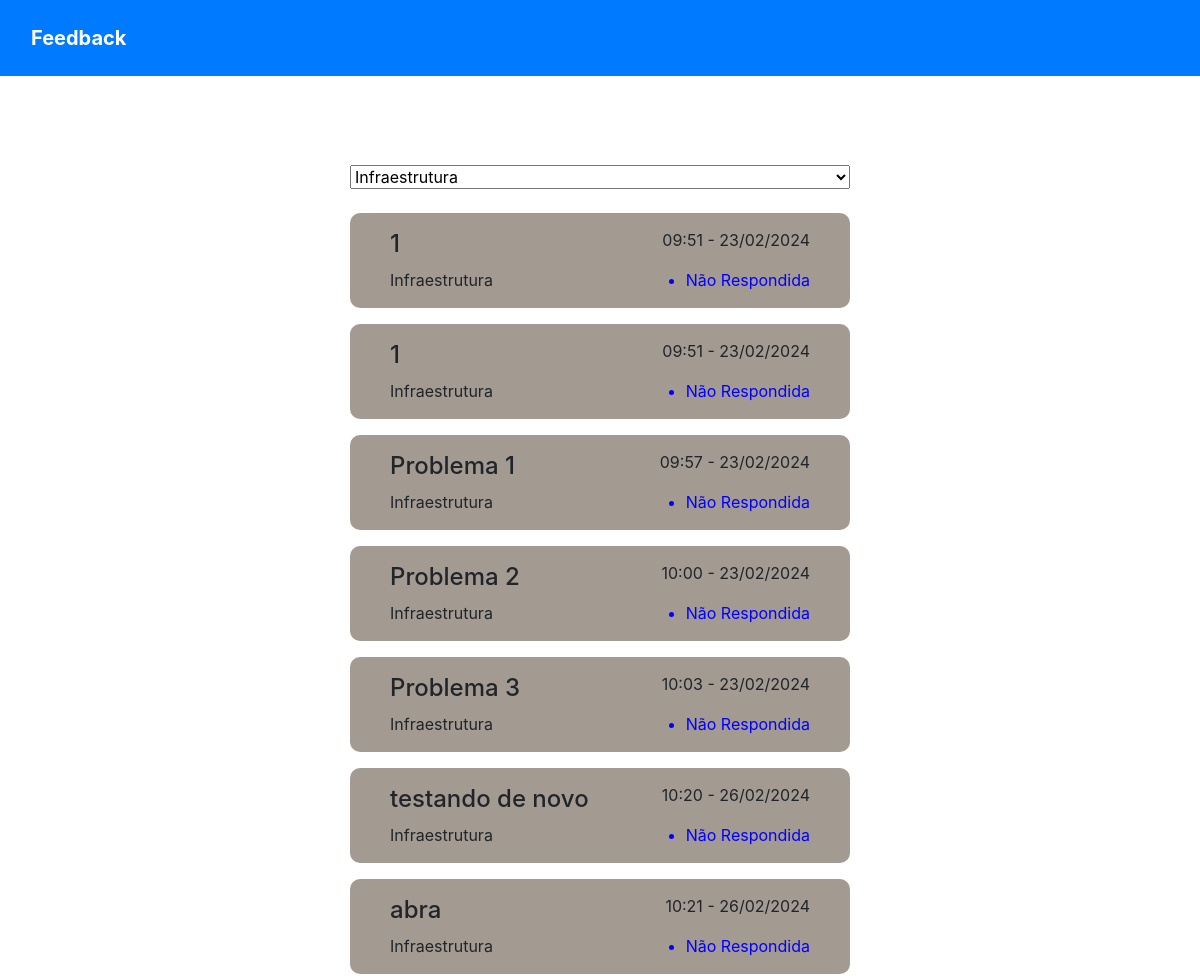
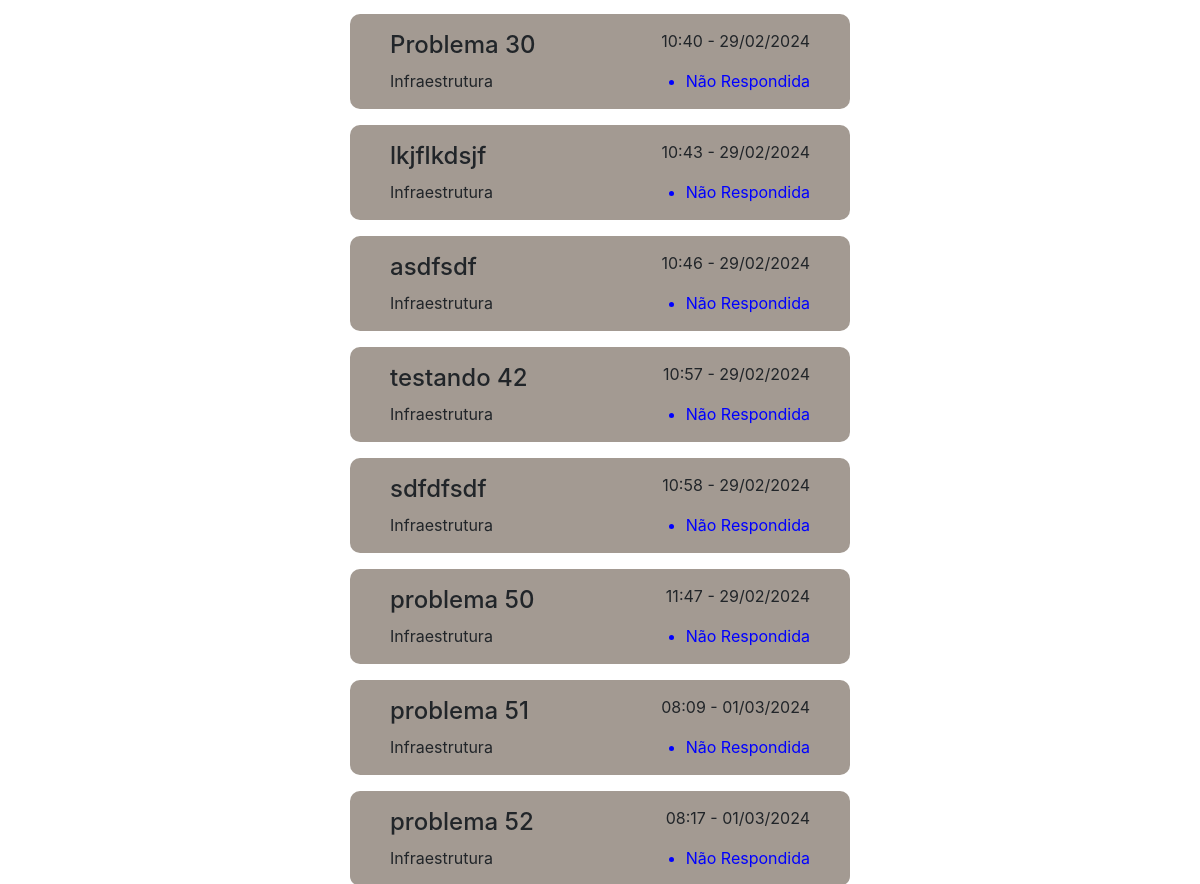
The app's page /ver_form/2/ with its own data (2 pictures, top to bottom).
### feedback/models.py (models this page shows, shortened)
class feedback(models.Model):
    titulo = models.CharField(max_length=255, null=True, verbose_name="Título")
    area = models.ForeignKey(area, on_delete=models.DO_NOTHING)
    local = models.ForeignKey(local, on_delete=models.DO_NOTHING)
    descricao = models.TextField(max_length=255, null=True)
    status = models.ForeignKey(status, on_delete=models.DO_NOTHING)
    datahora = models.DateTimeField(null=True, auto_now_add=True)
    class Meta:
        verbose_name = _("Feedback")
        verbose_name_plural = _("Feedbacks")

class area(models.Model):
    area = models.CharField(max_length=20)
    class Meta:
        verbose_name = _("Área")
        verbose_name_plural = _("Áreas")
    def __str__(self):
        return str(self.area)

class status(models.Model):
    status = models.CharField(max_length=20)
    class Meta:
        verbose_name = _("Status")
        verbose_name_plural = _("Status")
    def __str__(self):
        return str(self.status)

### feedback/views.py (the view)
# urls.py: path('ver_form/<int:cod>/', ver_form, name="ver_form"),
def ver_form(request, cod):
    u_questionario = questionario.objects.get()
    if cod == 0:
        mails = feedback.objects.all()
    else:
        mails = feedback.objects.filter(area = cod)
    quests = questao.objects.filter(questionario_id=u_questionario)
    areas = area.objects.all()
    locais = local.objects.all()
    historic = feedback.objects.all()
    return render(
        request,
        "pagina2.html",
        {'u_questionario': u_questionario,
         'quests': quests,
         'areas': areas,
         'locais': locais,
         'mails': mails,
         'historic': historic}
    )

### feedback/models.py (called while the page is built)
    def __str__(self):
        return str(self.local)

### feedback/templates/pagina2.html (shortened to what this page needs)
<!DOCTYPE html>
<html lang="pt-br">
{% load static %}
<head>
    <link href="https://cdn.jsdelivr.net/npm/bootstrap@5.3.1/dist/css/bootstrap.min.css" rel="stylesheet"
>
    <link rel="stylesheet" href="https://maxcdn.bootstrapcdn.com/bootstrap/4.0.0/css/bootstrap.min.css">
    <link rel="stylesheet" href="{% static 'styles_feedback.css' %}">
    <link rel="stylesheet" href="https://unicons.iconscout.com/release/v4.0.0/css/line.css">
</head>
<body class="bg-gradient">
    <nav class="navbar navbar-expand-md navbar-dark bg-primary">
    <div class="container-fluid">
        <a class="navbar-brand me-0 me-md-auto fw-bold" href="#">
            Feedback
        </a>
        <div class="collapse navbar-collapse" id="navbarCollapse">
            <ul class="navbar-nav mx-auto">
                <li class="nav-item">
                    <a onclick="showSection('feedback')"></a>
                </li>
                <li class="nav-item">
                    <a onclick="showSection('mail')"></a>
                </li>
                <li class="nav-item">
                    <a id="loadData" onclick="showSection('historic')"></a>
                </li>
            </ul>
            <div class="col-12 col-md-2 text-md-end">
            </div>
        </div>
    </div>
</nav>
    <main class="d-flex">
            <section id='mail' class="gap-4">
                <select name="area" id="areaId" onchange="myFunction()">
                    {% for area in areas %}
                        <option value="{{ area.id }}">{{ area.area }}</option>
                    {% endfor %}
                </select>
                    {% if mails %}
                        <div id="feedback-list" class="gap-3">
                            {% for mail in mails %}
                            <div class="d-flex flex-column card2"
                            onclick="showDetails2('{{mail.id}}','{{mail.titulo}}', '{{mail.datahora}}', '{{mail.area}}', '{{mail.local}}', '{{mail.status}}', '{{mail.descricao}}', 'adm')">
                                <div class="h d-flex justify-content-between">
                                    <h4>{{ mail.titulo }}</h4>
                                    <p>{{ mail.datahora|time:'H:i' }} - {{ mail.datahora|date:'d/m/Y' }}</p>
                                </div>
                                <div class="b d-flex justify-content-between">
                                    <p>{{ mail.area }}</p>
                                    <ul>
                                        <li class="status">{{ mail.status }}</li>
                                    </ul>
                                </div>
                            </div>
                            {% endfor %}
                        </div>
                    {% else %}
                            <h1 id="texto-mail">Você ainda não recebeu nenhum feedback</h1>
                        </div>
                    {% endif %}
                </section>
    </main>
</body>
</html>

### feedback/static/styles_feedback.css (style rules this page uses)
* { margin: 0; padding: 0; box-sizing: border-box; transition: 2s ease, opacity; }
body { height: 100vh; width: 100%; display: flex; flex-direction: column; }
:root { --container: #483D3F; --primary-color: #058ED9; --secondary-color: #F4EBD9; --complementary-color: #A39A92; --contrast-color: #77685D; }
main { flex: 1; justify-content: center; align-items: center; overflow: scroll; }
.navbar-nav a { font-size: 40px; color: #fff; text-decoration: none; padding: 20px; text-align: center; }
section { max-height: 90%; opacity: 1; transition: opacity 0.5s ease, transform 0.5s ease; display: flex; }
#mail { display: flex; flex-direction: column; height: 100%; }
#mail #feedback-list { display: flex; flex-direction: column; }
.card2 { cursor: pointer; width: 500px; }
.card2 { background-color: var(--complementary-color); font-style: var(--container); border-radius: 10px; border: none; padding: 15px 40px 0px; }
.card2 .h { align-items: center; }

### records on screen
feedback: titulo "1", datahora "09:51", datahora "23/02/2024", area "Infraestrutura", status "Não Respondida"
feedback: titulo "1", datahora "09:51", datahora "23/02/2024", area "Infraestrutura", status "Não Respondida"
feedback: titulo "Problema 1", datahora "09:57", datahora "23/02/2024", area "Infraestrutura", status "Não Respondida"
feedback: titulo "Problema 2", datahora "10:00", datahora "23/02/2024", area "Infraestrutura", status "Não Respondida"
feedback: titulo "Problema 3", datahora "10:03", datahora "23/02/2024", area "Infraestrutura", status "Não Respondida"
feedback: titulo "testando de novo", datahora "10:20", datahora "26/02/2024", area "Infraestrutura", status "Não Respondida"
feedback: titulo "abra", datahora "10:21", datahora "26/02/2024", area "Infraestrutura", status "Não Respondida"
feedback: titulo "Problema 30", datahora "10:40", datahora "29/02/2024", area "Infraestrutura", status "Não Respondida"
feedback: titulo "lkjflkdsjf", datahora "10:43", datahora "29/02/2024", area "Infraestrutura", status "Não Respondida"
feedback: titulo "asdfsdf", datahora "10:46", datahora "29/02/2024", area "Infraestrutura", status "Não Respondida"
feedback: titulo "testando 42", datahora "10:57", datahora "29/02/2024", area "Infraestrutura", status "Não Respondida"
feedback: titulo "sdfdfsdf", datahora "10:58", datahora "29/02/2024", area "Infraestrutura", status "Não Respondida"
feedback: titulo "problema 50", datahora "11:47", datahora "29/02/2024", area "Infraestrutura", status "Não Respondida"
feedback: titulo "problema 51", datahora "08:09", datahora "01/03/2024", area "Infraestrutura", status "Não Respondida"
feedback: titulo "problema 52", datahora "08:17", datahora "01/03/2024", area "Infraestrutura", status "Não Respondida"

### other values on screen
form field area "Infraestrutura"
